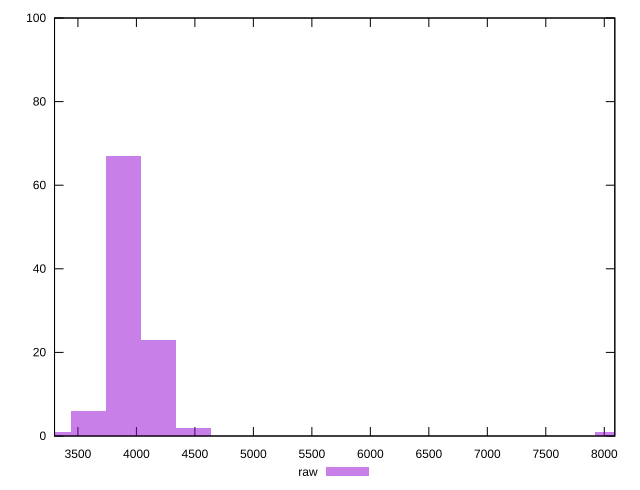

This chart was generated by the following gnuplot code:
reset

$raw <<EOF
8072.207144055003 1
4185.5888895100015 23
3886.6182545450015 67
3587.6476195800014 6
3288.676984615001 1
4484.559524475001 2
EOF

set key outside below
set boxwidth 298.9706349650001
set xrange [3300:8090]
set yrange [0:100]
set trange [0:100]
set style fill transparent solid 0.5 noborder
set terminal svg size 640, 490 enhanced background rgb 'white'
set output "report_00009_2021-02-08T22-37-41.559Z/uses-text-compression/samples/pages+cached/raw/histogram.svg"

plot $raw title "raw" with boxes

reset
